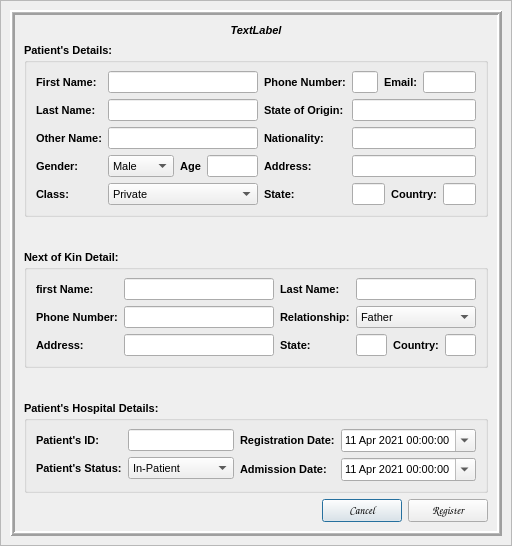
<?xml version="1.0" encoding="UTF-8"?>
<ui version="4.0">
 <class>Register</class>
 <widget class="QDialog" name="Register">
  <property name="geometry">
   <rect>
    <x>0</x>
    <y>0</y>
    <width>512</width>
    <height>546</height>
   </rect>
  </property>
  <property name="windowTitle">
   <string>Registration Form</string>
  </property>
  <layout class="QGridLayout" name="gridLayout">
   <property name="leftMargin">
    <number>0</number>
   </property>
   <property name="topMargin">
    <number>0</number>
   </property>
   <property name="rightMargin">
    <number>0</number>
   </property>
   <property name="bottomMargin">
    <number>0</number>
   </property>
   <property name="spacing">
    <number>0</number>
   </property>
   <item row="0" column="0">
    <widget class="QFrame" name="bgLayer">
     <property name="font">
      <font>
       <pointsize>8</pointsize>
      </font>
     </property>
     <property name="mouseTracking">
      <bool>true</bool>
     </property>
     <property name="tabletTracking">
      <bool>true</bool>
     </property>
     <property name="frameShape">
      <enum>QFrame::StyledPanel</enum>
     </property>
     <property name="frameShadow">
      <enum>QFrame::Raised</enum>
     </property>
     <layout class="QGridLayout" name="gridLayout_2">
      <item row="0" column="0">
       <widget class="QFrame" name="bgframe">
        <property name="font">
         <font>
          <pointsize>8</pointsize>
         </font>
        </property>
        <property name="mouseTracking">
         <bool>true</bool>
        </property>
        <property name="tabletTracking">
         <bool>true</bool>
        </property>
        <property name="frameShape">
         <enum>QFrame::Box</enum>
        </property>
        <property name="frameShadow">
         <enum>QFrame::Raised</enum>
        </property>
        <property name="lineWidth">
         <number>2</number>
        </property>
        <property name="midLineWidth">
         <number>1</number>
        </property>
        <layout class="QVBoxLayout" name="verticalLayout">
         <item>
          <widget class="QLabel" name="pinfo">
           <property name="font">
            <font>
             <pointsize>8</pointsize>
             <weight>75</weight>
             <italic>true</italic>
             <bold>true</bold>
            </font>
           </property>
           <property name="mouseTracking">
            <bool>true</bool>
           </property>
           <property name="tabletTracking">
            <bool>true</bool>
           </property>
           <property name="text">
            <string>TextLabel</string>
           </property>
           <property name="alignment">
            <set>Qt::AlignCenter</set>
           </property>
           <property name="margin">
            <number>0</number>
           </property>
          </widget>
         </item>
         <item>
          <widget class="QGroupBox" name="groupBox">
           <property name="font">
            <font>
             <pointsize>8</pointsize>
             <weight>75</weight>
             <bold>true</bold>
            </font>
           </property>
           <property name="mouseTracking">
            <bool>true</bool>
           </property>
           <property name="tabletTracking">
            <bool>true</bool>
           </property>
           <property name="title">
            <string>Patient's Details:</string>
           </property>
           <layout class="QHBoxLayout" name="horizontalLayout">
            <item>
             <layout class="QFormLayout" name="formLayout">
              <item row="0" column="0">
               <widget class="QLabel" name="label">
                <property name="font">
                 <font>
                  <pointsize>8</pointsize>
                 </font>
                </property>
                <property name="mouseTracking">
                 <bool>true</bool>
                </property>
                <property name="tabletTracking">
                 <bool>true</bool>
                </property>
                <property name="text">
                 <string>First Name:</string>
                </property>
               </widget>
              </item>
              <item row="0" column="1">
               <widget class="QLineEdit" name="fname">
                <property name="sizePolicy">
                 <sizepolicy hsizetype="Expanding" vsizetype="Fixed">
                  <horstretch>1</horstretch>
                  <verstretch>0</verstretch>
                 </sizepolicy>
                </property>
                <property name="minimumSize">
                 <size>
                  <width>150</width>
                  <height>0</height>
                 </size>
                </property>
                <property name="font">
                 <font>
                  <pointsize>8</pointsize>
                  <weight>50</weight>
                  <bold>false</bold>
                 </font>
                </property>
                <property name="mouseTracking">
                 <bool>true</bool>
                </property>
                <property name="tabletTracking">
                 <bool>true</bool>
                </property>
               </widget>
              </item>
              <item row="1" column="0">
               <widget class="QLabel" name="label_3">
                <property name="font">
                 <font>
                  <pointsize>8</pointsize>
                 </font>
                </property>
                <property name="mouseTracking">
                 <bool>true</bool>
                </property>
                <property name="tabletTracking">
                 <bool>true</bool>
                </property>
                <property name="text">
                 <string>Last Name:</string>
                </property>
               </widget>
              </item>
              <item row="2" column="0">
               <widget class="QLabel" name="label_4">
                <property name="font">
                 <font>
                  <pointsize>8</pointsize>
                 </font>
                </property>
                <property name="mouseTracking">
                 <bool>true</bool>
                </property>
                <property name="tabletTracking">
                 <bool>true</bool>
                </property>
                <property name="text">
                 <string>Other Name:</string>
                </property>
               </widget>
              </item>
              <item row="3" column="0">
               <widget class="QLabel" name="label_5">
                <property name="font">
                 <font>
                  <pointsize>8</pointsize>
                 </font>
                </property>
                <property name="mouseTracking">
                 <bool>true</bool>
                </property>
                <property name="tabletTracking">
                 <bool>true</bool>
                </property>
                <property name="text">
                 <string>Gender:</string>
                </property>
               </widget>
              </item>
              <item row="4" column="0">
               <widget class="QLabel" name="label_6">
                <property name="font">
                 <font>
                  <pointsize>8</pointsize>
                 </font>
                </property>
                <property name="mouseTracking">
                 <bool>true</bool>
                </property>
                <property name="tabletTracking">
                 <bool>true</bool>
                </property>
                <property name="text">
                 <string>Class:</string>
                </property>
               </widget>
              </item>
              <item row="1" column="1">
               <widget class="QLineEdit" name="lname">
                <property name="font">
                 <font>
                  <pointsize>8</pointsize>
                  <weight>50</weight>
                  <bold>false</bold>
                 </font>
                </property>
                <property name="mouseTracking">
                 <bool>true</bool>
                </property>
                <property name="tabletTracking">
                 <bool>true</bool>
                </property>
               </widget>
              </item>
              <item row="2" column="1">
               <widget class="QLineEdit" name="oname">
                <property name="font">
                 <font>
                  <pointsize>8</pointsize>
                  <weight>50</weight>
                  <bold>false</bold>
                 </font>
                </property>
                <property name="mouseTracking">
                 <bool>true</bool>
                </property>
                <property name="tabletTracking">
                 <bool>true</bool>
                </property>
               </widget>
              </item>
              <item row="3" column="1">
               <layout class="QHBoxLayout" name="horizontalLayout_4">
                <item>
                 <widget class="QComboBox" name="gender">
                  <property name="font">
                   <font>
                    <pointsize>8</pointsize>
                    <weight>50</weight>
                    <bold>false</bold>
                   </font>
                  </property>
                  <property name="cursor">
                   <cursorShape>PointingHandCursor</cursorShape>
                  </property>
                  <property name="mouseTracking">
                   <bool>true</bool>
                  </property>
                  <property name="tabletTracking">
                   <bool>true</bool>
                  </property>
                  <item>
                   <property name="text">
                    <string>Male</string>
                   </property>
                  </item>
                  <item>
                   <property name="text">
                    <string>Female</string>
                   </property>
                  </item>
                  <item>
                   <property name="text">
                    <string>Other</string>
                   </property>
                  </item>
                 </widget>
                </item>
                <item>
                 <widget class="QLabel" name="label_11">
                  <property name="font">
                   <font>
                    <pointsize>8</pointsize>
                   </font>
                  </property>
                  <property name="mouseTracking">
                   <bool>true</bool>
                  </property>
                  <property name="tabletTracking">
                   <bool>true</bool>
                  </property>
                  <property name="text">
                   <string>Age</string>
                  </property>
                  <property name="alignment">
                   <set>Qt::AlignCenter</set>
                  </property>
                 </widget>
                </item>
                <item>
                 <widget class="QLineEdit" name="age">
                  <property name="sizePolicy">
                   <sizepolicy hsizetype="Preferred" vsizetype="Fixed">
                    <horstretch>0</horstretch>
                    <verstretch>0</verstretch>
                   </sizepolicy>
                  </property>
                  <property name="minimumSize">
                   <size>
                    <width>30</width>
                    <height>0</height>
                   </size>
                  </property>
                  <property name="font">
                   <font>
                    <pointsize>8</pointsize>
                    <weight>50</weight>
                    <bold>false</bold>
                   </font>
                  </property>
                  <property name="mouseTracking">
                   <bool>true</bool>
                  </property>
                  <property name="tabletTracking">
                   <bool>true</bool>
                  </property>
                 </widget>
                </item>
               </layout>
              </item>
              <item row="4" column="1">
               <widget class="QComboBox" name="pclass">
                <property name="font">
                 <font>
                  <pointsize>8</pointsize>
                  <weight>50</weight>
                  <bold>false</bold>
                 </font>
                </property>
                <property name="cursor">
                 <cursorShape>PointingHandCursor</cursorShape>
                </property>
                <property name="mouseTracking">
                 <bool>true</bool>
                </property>
                <property name="tabletTracking">
                 <bool>true</bool>
                </property>
                <item>
                 <property name="text">
                  <string>Private</string>
                 </property>
                </item>
                <item>
                 <property name="text">
                  <string>Company</string>
                 </property>
                </item>
                <item>
                 <property name="text">
                  <string>Family</string>
                 </property>
                </item>
                <item>
                 <property name="text">
                  <string>HMO</string>
                 </property>
                </item>
                <item>
                 <property name="text">
                  <string>Other</string>
                 </property>
                </item>
               </widget>
              </item>
             </layout>
            </item>
            <item>
             <layout class="QFormLayout" name="formLayout_2">
              <item row="0" column="0">
               <widget class="QLabel" name="label_2">
                <property name="font">
                 <font>
                  <pointsize>8</pointsize>
                 </font>
                </property>
                <property name="mouseTracking">
                 <bool>true</bool>
                </property>
                <property name="tabletTracking">
                 <bool>true</bool>
                </property>
                <property name="text">
                 <string>Phone Number:</string>
                </property>
               </widget>
              </item>
              <item row="1" column="0">
               <widget class="QLabel" name="label_7">
                <property name="font">
                 <font>
                  <pointsize>8</pointsize>
                 </font>
                </property>
                <property name="mouseTracking">
                 <bool>true</bool>
                </property>
                <property name="tabletTracking">
                 <bool>true</bool>
                </property>
                <property name="text">
                 <string>State of Origin:</string>
                </property>
               </widget>
              </item>
              <item row="1" column="1">
               <widget class="QLineEdit" name="origin">
                <property name="font">
                 <font>
                  <pointsize>8</pointsize>
                  <weight>50</weight>
                  <bold>false</bold>
                 </font>
                </property>
                <property name="mouseTracking">
                 <bool>true</bool>
                </property>
                <property name="tabletTracking">
                 <bool>true</bool>
                </property>
               </widget>
              </item>
              <item row="3" column="0">
               <widget class="QLabel" name="label_9">
                <property name="font">
                 <font>
                  <pointsize>8</pointsize>
                 </font>
                </property>
                <property name="mouseTracking">
                 <bool>true</bool>
                </property>
                <property name="tabletTracking">
                 <bool>true</bool>
                </property>
                <property name="text">
                 <string>Address:</string>
                </property>
               </widget>
              </item>
              <item row="4" column="0">
               <widget class="QLabel" name="label_10">
                <property name="font">
                 <font>
                  <pointsize>8</pointsize>
                 </font>
                </property>
                <property name="mouseTracking">
                 <bool>true</bool>
                </property>
                <property name="tabletTracking">
                 <bool>true</bool>
                </property>
                <property name="text">
                 <string>State:</string>
                </property>
               </widget>
              </item>
              <item row="2" column="0">
               <widget class="QLabel" name="label_8">
                <property name="font">
                 <font>
                  <pointsize>8</pointsize>
                 </font>
                </property>
                <property name="mouseTracking">
                 <bool>true</bool>
                </property>
                <property name="tabletTracking">
                 <bool>true</bool>
                </property>
                <property name="text">
                 <string>Nationality:</string>
                </property>
               </widget>
              </item>
              <item row="2" column="1">
               <widget class="QLineEdit" name="nationality">
                <property name="font">
                 <font>
                  <pointsize>8</pointsize>
                  <weight>50</weight>
                  <bold>false</bold>
                 </font>
                </property>
                <property name="mouseTracking">
                 <bool>true</bool>
                </property>
                <property name="tabletTracking">
                 <bool>true</bool>
                </property>
               </widget>
              </item>
              <item row="3" column="1">
               <widget class="QLineEdit" name="address">
                <property name="font">
                 <font>
                  <pointsize>8</pointsize>
                  <weight>50</weight>
                  <bold>false</bold>
                 </font>
                </property>
                <property name="mouseTracking">
                 <bool>true</bool>
                </property>
                <property name="tabletTracking">
                 <bool>true</bool>
                </property>
               </widget>
              </item>
              <item row="4" column="1">
               <layout class="QHBoxLayout" name="horizontalLayout_6">
                <item>
                 <widget class="QLineEdit" name="state">
                  <property name="sizePolicy">
                   <sizepolicy hsizetype="Expanding" vsizetype="Fixed">
                    <horstretch>1</horstretch>
                    <verstretch>0</verstretch>
                   </sizepolicy>
                  </property>
                  <property name="font">
                   <font>
                    <pointsize>8</pointsize>
                    <weight>50</weight>
                    <bold>false</bold>
                   </font>
                  </property>
                  <property name="mouseTracking">
                   <bool>true</bool>
                  </property>
                  <property name="tabletTracking">
                   <bool>true</bool>
                  </property>
                 </widget>
                </item>
                <item>
                 <widget class="QLabel" name="label_22">
                  <property name="font">
                   <font>
                    <pointsize>8</pointsize>
                   </font>
                  </property>
                  <property name="text">
                   <string>Country:</string>
                  </property>
                  <property name="alignment">
                   <set>Qt::AlignCenter</set>
                  </property>
                 </widget>
                </item>
                <item>
                 <widget class="QLineEdit" name="country">
                  <property name="sizePolicy">
                   <sizepolicy hsizetype="Expanding" vsizetype="Fixed">
                    <horstretch>1</horstretch>
                    <verstretch>0</verstretch>
                   </sizepolicy>
                  </property>
                  <property name="font">
                   <font>
                    <pointsize>8</pointsize>
                    <weight>50</weight>
                    <bold>false</bold>
                   </font>
                  </property>
                 </widget>
                </item>
               </layout>
              </item>
              <item row="0" column="1">
               <layout class="QHBoxLayout" name="horizontalLayout_8">
                <item>
                 <widget class="QLineEdit" name="phone">
                  <property name="sizePolicy">
                   <sizepolicy hsizetype="Expanding" vsizetype="Fixed">
                    <horstretch>1</horstretch>
                    <verstretch>0</verstretch>
                   </sizepolicy>
                  </property>
                  <property name="font">
                   <font>
                    <pointsize>8</pointsize>
                    <weight>50</weight>
                    <bold>false</bold>
                   </font>
                  </property>
                  <property name="mouseTracking">
                   <bool>true</bool>
                  </property>
                  <property name="tabletTracking">
                   <bool>true</bool>
                  </property>
                 </widget>
                </item>
                <item>
                 <widget class="QLabel" name="label_24">
                  <property name="font">
                   <font>
                    <pointsize>8</pointsize>
                   </font>
                  </property>
                  <property name="text">
                   <string>Email:</string>
                  </property>
                  <property name="alignment">
                   <set>Qt::AlignCenter</set>
                  </property>
                 </widget>
                </item>
                <item>
                 <widget class="QLineEdit" name="email">
                  <property name="sizePolicy">
                   <sizepolicy hsizetype="Expanding" vsizetype="Fixed">
                    <horstretch>2</horstretch>
                    <verstretch>0</verstretch>
                   </sizepolicy>
                  </property>
                  <property name="font">
                   <font>
                    <pointsize>8</pointsize>
                    <weight>50</weight>
                    <bold>false</bold>
                   </font>
                  </property>
                 </widget>
                </item>
               </layout>
              </item>
             </layout>
            </item>
           </layout>
          </widget>
         </item>
         <item>
          <spacer name="verticalSpacer">
           <property name="font">
            <font>
             <pointsize>8</pointsize>
            </font>
           </property>
           <property name="mouseTracking">
            <bool>true</bool>
           </property>
           <property name="tabletTracking">
            <bool>true</bool>
           </property>
           <property name="orientation">
            <enum>Qt::Vertical</enum>
           </property>
           <property name="sizeHint" stdset="0">
            <size>
             <width>20</width>
             <height>68</height>
            </size>
           </property>
          </spacer>
         </item>
         <item>
          <widget class="QGroupBox" name="groupBox_2">
           <property name="sizePolicy">
            <sizepolicy hsizetype="Preferred" vsizetype="Expanding">
             <horstretch>0</horstretch>
             <verstretch>0</verstretch>
            </sizepolicy>
           </property>
           <property name="font">
            <font>
             <pointsize>8</pointsize>
             <weight>75</weight>
             <bold>true</bold>
            </font>
           </property>
           <property name="mouseTracking">
            <bool>true</bool>
           </property>
           <property name="tabletTracking">
            <bool>true</bool>
           </property>
           <property name="title">
            <string>Next of Kin Detail:</string>
           </property>
           <layout class="QHBoxLayout" name="horizontalLayout_2">
            <item>
             <layout class="QFormLayout" name="formLayout_3">
              <item row="0" column="0">
               <widget class="QLabel" name="label_12">
                <property name="font">
                 <font>
                  <pointsize>8</pointsize>
                 </font>
                </property>
                <property name="mouseTracking">
                 <bool>true</bool>
                </property>
                <property name="tabletTracking">
                 <bool>true</bool>
                </property>
                <property name="text">
                 <string>first Name:</string>
                </property>
               </widget>
              </item>
              <item row="1" column="0">
               <widget class="QLabel" name="label_14">
                <property name="font">
                 <font>
                  <pointsize>8</pointsize>
                 </font>
                </property>
                <property name="mouseTracking">
                 <bool>true</bool>
                </property>
                <property name="tabletTracking">
                 <bool>true</bool>
                </property>
                <property name="text">
                 <string>Phone Number:</string>
                </property>
               </widget>
              </item>
              <item row="2" column="0">
               <widget class="QLabel" name="label_20">
                <property name="font">
                 <font>
                  <pointsize>8</pointsize>
                 </font>
                </property>
                <property name="mouseTracking">
                 <bool>true</bool>
                </property>
                <property name="tabletTracking">
                 <bool>true</bool>
                </property>
                <property name="text">
                 <string>Address:</string>
                </property>
               </widget>
              </item>
              <item row="0" column="1">
               <widget class="QLineEdit" name="kfname">
                <property name="sizePolicy">
                 <sizepolicy hsizetype="Expanding" vsizetype="Fixed">
                  <horstretch>1</horstretch>
                  <verstretch>0</verstretch>
                 </sizepolicy>
                </property>
                <property name="minimumSize">
                 <size>
                  <width>150</width>
                  <height>0</height>
                 </size>
                </property>
                <property name="font">
                 <font>
                  <pointsize>8</pointsize>
                  <weight>50</weight>
                  <bold>false</bold>
                 </font>
                </property>
                <property name="mouseTracking">
                 <bool>true</bool>
                </property>
                <property name="tabletTracking">
                 <bool>true</bool>
                </property>
               </widget>
              </item>
              <item row="1" column="1">
               <widget class="QLineEdit" name="kphone">
                <property name="font">
                 <font>
                  <pointsize>8</pointsize>
                  <weight>50</weight>
                  <bold>false</bold>
                 </font>
                </property>
                <property name="mouseTracking">
                 <bool>true</bool>
                </property>
                <property name="tabletTracking">
                 <bool>true</bool>
                </property>
               </widget>
              </item>
              <item row="2" column="1">
               <widget class="QLineEdit" name="kaddress">
                <property name="font">
                 <font>
                  <pointsize>8</pointsize>
                  <weight>50</weight>
                  <bold>false</bold>
                 </font>
                </property>
                <property name="mouseTracking">
                 <bool>true</bool>
                </property>
                <property name="tabletTracking">
                 <bool>true</bool>
                </property>
               </widget>
              </item>
             </layout>
            </item>
            <item>
             <layout class="QFormLayout" name="formLayout_4">
              <item row="0" column="0">
               <widget class="QLabel" name="label_13">
                <property name="font">
                 <font>
                  <pointsize>8</pointsize>
                 </font>
                </property>
                <property name="mouseTracking">
                 <bool>true</bool>
                </property>
                <property name="tabletTracking">
                 <bool>true</bool>
                </property>
                <property name="text">
                 <string>Last Name:</string>
                </property>
               </widget>
              </item>
              <item row="1" column="0">
               <widget class="QLabel" name="label_15">
                <property name="font">
                 <font>
                  <pointsize>8</pointsize>
                 </font>
                </property>
                <property name="mouseTracking">
                 <bool>true</bool>
                </property>
                <property name="tabletTracking">
                 <bool>true</bool>
                </property>
                <property name="text">
                 <string>Relationship:</string>
                </property>
               </widget>
              </item>
              <item row="2" column="0">
               <widget class="QLabel" name="label_21">
                <property name="font">
                 <font>
                  <pointsize>8</pointsize>
                 </font>
                </property>
                <property name="mouseTracking">
                 <bool>true</bool>
                </property>
                <property name="tabletTracking">
                 <bool>true</bool>
                </property>
                <property name="text">
                 <string>State:</string>
                </property>
               </widget>
              </item>
              <item row="0" column="1">
               <widget class="QLineEdit" name="klname">
                <property name="sizePolicy">
                 <sizepolicy hsizetype="Expanding" vsizetype="Fixed">
                  <horstretch>1</horstretch>
                  <verstretch>0</verstretch>
                 </sizepolicy>
                </property>
                <property name="minimumSize">
                 <size>
                  <width>100</width>
                  <height>0</height>
                 </size>
                </property>
                <property name="font">
                 <font>
                  <pointsize>8</pointsize>
                  <weight>50</weight>
                  <bold>false</bold>
                 </font>
                </property>
                <property name="mouseTracking">
                 <bool>true</bool>
                </property>
                <property name="tabletTracking">
                 <bool>true</bool>
                </property>
               </widget>
              </item>
              <item row="1" column="1">
               <widget class="QComboBox" name="krelationship">
                <property name="font">
                 <font>
                  <pointsize>8</pointsize>
                  <weight>50</weight>
                  <bold>false</bold>
                 </font>
                </property>
                <property name="cursor">
                 <cursorShape>PointingHandCursor</cursorShape>
                </property>
                <property name="mouseTracking">
                 <bool>true</bool>
                </property>
                <property name="tabletTracking">
                 <bool>true</bool>
                </property>
                <item>
                 <property name="text">
                  <string>Father</string>
                 </property>
                </item>
                <item>
                 <property name="text">
                  <string>Mother</string>
                 </property>
                </item>
                <item>
                 <property name="text">
                  <string>Uncle</string>
                 </property>
                </item>
                <item>
                 <property name="text">
                  <string>Aunt</string>
                 </property>
                </item>
                <item>
                 <property name="text">
                  <string>Son</string>
                 </property>
                </item>
                <item>
                 <property name="text">
                  <string>Daughter</string>
                 </property>
                </item>
                <item>
                 <property name="text">
                  <string>Brother</string>
                 </property>
                </item>
                <item>
                 <property name="text">
                  <string>Sister</string>
                 </property>
                </item>
                <item>
                 <property name="text">
                  <string>Cousin</string>
                 </property>
                </item>
                <item>
                 <property name="text">
                  <string>Relation</string>
                 </property>
                </item>
                <item>
                 <property name="text">
                  <string>Friend</string>
                 </property>
                </item>
                <item>
                 <property name="text">
                  <string>Husband</string>
                 </property>
                </item>
                <item>
                 <property name="text">
                  <string>Wife</string>
                 </property>
                </item>
                <item>
                 <property name="text">
                  <string>Fiance</string>
                 </property>
                </item>
               </widget>
              </item>
              <item row="2" column="1">
               <layout class="QHBoxLayout" name="horizontalLayout_7">
                <item>
                 <widget class="QLineEdit" name="kstate">
                  <property name="sizePolicy">
                   <sizepolicy hsizetype="Expanding" vsizetype="Fixed">
                    <horstretch>1</horstretch>
                    <verstretch>0</verstretch>
                   </sizepolicy>
                  </property>
                  <property name="font">
                   <font>
                    <pointsize>8</pointsize>
                    <weight>50</weight>
                    <bold>false</bold>
                   </font>
                  </property>
                  <property name="mouseTracking">
                   <bool>true</bool>
                  </property>
                  <property name="tabletTracking">
                   <bool>true</bool>
                  </property>
                 </widget>
                </item>
                <item>
                 <widget class="QLabel" name="label_23">
                  <property name="font">
                   <font>
                    <pointsize>8</pointsize>
                   </font>
                  </property>
                  <property name="text">
                   <string>Country:</string>
                  </property>
                  <property name="alignment">
                   <set>Qt::AlignCenter</set>
                  </property>
                 </widget>
                </item>
                <item>
                 <widget class="QLineEdit" name="kcountry">
                  <property name="sizePolicy">
                   <sizepolicy hsizetype="Expanding" vsizetype="Fixed">
                    <horstretch>1</horstretch>
                    <verstretch>0</verstretch>
                   </sizepolicy>
                  </property>
                  <property name="font">
                   <font>
                    <pointsize>8</pointsize>
                    <weight>50</weight>
                    <bold>false</bold>
                   </font>
                  </property>
                 </widget>
                </item>
               </layout>
              </item>
             </layout>
            </item>
           </layout>
          </widget>
         </item>
         <item>
          <spacer name="verticalSpacer_2">
           <property name="font">
            <font>
             <pointsize>8</pointsize>
            </font>
           </property>
           <property name="mouseTracking">
            <bool>true</bool>
           </property>
           <property name="tabletTracking">
            <bool>true</bool>
           </property>
           <property name="orientation">
            <enum>Qt::Vertical</enum>
           </property>
           <property name="sizeHint" stdset="0">
            <size>
             <width>20</width>
             <height>68</height>
            </size>
           </property>
          </spacer>
         </item>
         <item>
          <widget class="QGroupBox" name="groupBox_3">
           <property name="font">
            <font>
             <pointsize>8</pointsize>
             <weight>75</weight>
             <bold>true</bold>
            </font>
           </property>
           <property name="mouseTracking">
            <bool>true</bool>
           </property>
           <property name="tabletTracking">
            <bool>true</bool>
           </property>
           <property name="title">
            <string>Patient's Hospital Details:</string>
           </property>
           <layout class="QHBoxLayout" name="horizontalLayout_3">
            <item>
             <layout class="QFormLayout" name="formLayout_5">
              <item row="0" column="0">
               <widget class="QLabel" name="label_16">
                <property name="font">
                 <font>
                  <pointsize>8</pointsize>
                 </font>
                </property>
                <property name="mouseTracking">
                 <bool>true</bool>
                </property>
                <property name="tabletTracking">
                 <bool>true</bool>
                </property>
                <property name="text">
                 <string>Patient's ID:</string>
                </property>
               </widget>
              </item>
              <item row="1" column="0">
               <widget class="QLabel" name="label_18">
                <property name="font">
                 <font>
                  <pointsize>8</pointsize>
                 </font>
                </property>
                <property name="mouseTracking">
                 <bool>true</bool>
                </property>
                <property name="tabletTracking">
                 <bool>true</bool>
                </property>
                <property name="text">
                 <string>Patient's Status:</string>
                </property>
               </widget>
              </item>
              <item row="0" column="1">
               <widget class="QLineEdit" name="patientID">
                <property name="font">
                 <font>
                  <pointsize>8</pointsize>
                  <weight>50</weight>
                  <bold>false</bold>
                 </font>
                </property>
                <property name="mouseTracking">
                 <bool>true</bool>
                </property>
                <property name="tabletTracking">
                 <bool>true</bool>
                </property>
               </widget>
              </item>
              <item row="1" column="1">
               <widget class="QComboBox" name="status">
                <property name="font">
                 <font>
                  <pointsize>8</pointsize>
                  <weight>50</weight>
                  <bold>false</bold>
                 </font>
                </property>
                <property name="cursor">
                 <cursorShape>PointingHandCursor</cursorShape>
                </property>
                <item>
                 <property name="text">
                  <string>In-Patient</string>
                 </property>
                </item>
                <item>
                 <property name="text">
                  <string>Out-Patient</string>
                 </property>
                </item>
                <item>
                 <property name="text">
                  <string>Discharged</string>
                 </property>
                </item>
               </widget>
              </item>
             </layout>
            </item>
            <item>
             <layout class="QFormLayout" name="formLayout_6">
              <item row="0" column="0">
               <widget class="QLabel" name="label_17">
                <property name="font">
                 <font>
                  <pointsize>8</pointsize>
                 </font>
                </property>
                <property name="mouseTracking">
                 <bool>true</bool>
                </property>
                <property name="tabletTracking">
                 <bool>true</bool>
                </property>
                <property name="text">
                 <string>Registration Date:</string>
                </property>
               </widget>
              </item>
              <item row="1" column="0">
               <widget class="QLabel" name="label_19">
                <property name="font">
                 <font>
                  <pointsize>8</pointsize>
                 </font>
                </property>
                <property name="mouseTracking">
                 <bool>true</bool>
                </property>
                <property name="tabletTracking">
                 <bool>true</bool>
                </property>
                <property name="text">
                 <string>Admission Date:</string>
                </property>
               </widget>
              </item>
              <item row="0" column="1">
               <widget class="QDateTimeEdit" name="regDate">
                <property name="font">
                 <font>
                  <pointsize>8</pointsize>
                  <weight>50</weight>
                  <bold>false</bold>
                 </font>
                </property>
                <property name="cursor">
                 <cursorShape>PointingHandCursor</cursorShape>
                </property>
                <property name="mouseTracking">
                 <bool>true</bool>
                </property>
                <property name="tabletTracking">
                 <bool>true</bool>
                </property>
                <property name="wrapping">
                 <bool>true</bool>
                </property>
                <property name="buttonSymbols">
                 <enum>QAbstractSpinBox::PlusMinus</enum>
                </property>
                <property name="dateTime">
                 <datetime>
                  <hour>0</hour>
                  <minute>0</minute>
                  <second>0</second>
                  <year>2021</year>
                  <month>4</month>
                  <day>11</day>
                 </datetime>
                </property>
                <property name="calendarPopup">
                 <bool>true</bool>
                </property>
               </widget>
              </item>
              <item row="1" column="1">
               <widget class="QDateTimeEdit" name="admissionDate">
                <property name="font">
                 <font>
                  <pointsize>8</pointsize>
                  <weight>50</weight>
                  <bold>false</bold>
                 </font>
                </property>
                <property name="cursor">
                 <cursorShape>PointingHandCursor</cursorShape>
                </property>
                <property name="mouseTracking">
                 <bool>true</bool>
                </property>
                <property name="tabletTracking">
                 <bool>true</bool>
                </property>
                <property name="wrapping">
                 <bool>true</bool>
                </property>
                <property name="buttonSymbols">
                 <enum>QAbstractSpinBox::PlusMinus</enum>
                </property>
                <property name="dateTime">
                 <datetime>
                  <hour>0</hour>
                  <minute>0</minute>
                  <second>0</second>
                  <year>2021</year>
                  <month>4</month>
                  <day>11</day>
                 </datetime>
                </property>
                <property name="calendarPopup">
                 <bool>true</bool>
                </property>
               </widget>
              </item>
             </layout>
            </item>
           </layout>
          </widget>
         </item>
         <item>
          <layout class="QHBoxLayout" name="horizontalLayout_5">
           <item>
            <spacer name="horizontalSpacer">
             <property name="font">
              <font>
               <pointsize>8</pointsize>
              </font>
             </property>
             <property name="mouseTracking">
              <bool>true</bool>
             </property>
             <property name="tabletTracking">
              <bool>true</bool>
             </property>
             <property name="orientation">
              <enum>Qt::Horizontal</enum>
             </property>
             <property name="sizeHint" stdset="0">
              <size>
               <width>40</width>
               <height>20</height>
              </size>
             </property>
            </spacer>
           </item>
           <item>
            <widget class="QPushButton" name="cancelBtn">
             <property name="font">
              <font>
               <family>Comic Sans MS</family>
               <pointsize>8</pointsize>
              </font>
             </property>
             <property name="cursor">
              <cursorShape>PointingHandCursor</cursorShape>
             </property>
             <property name="mouseTracking">
              <bool>true</bool>
             </property>
             <property name="tabletTracking">
              <bool>true</bool>
             </property>
             <property name="toolTip">
              <string>&lt;html&gt;&lt;head/&gt;&lt;body&gt;&lt;p&gt;Click to cancel registration&lt;/p&gt;&lt;/body&gt;&lt;/html&gt;</string>
             </property>
             <property name="text">
              <string>Cancel</string>
             </property>
            </widget>
           </item>
           <item>
            <widget class="QPushButton" name="regBtn">
             <property name="font">
              <font>
               <family>Comic Sans MS</family>
               <pointsize>8</pointsize>
              </font>
             </property>
             <property name="cursor">
              <cursorShape>PointingHandCursor</cursorShape>
             </property>
             <property name="mouseTracking">
              <bool>true</bool>
             </property>
             <property name="tabletTracking">
              <bool>true</bool>
             </property>
             <property name="toolTip">
              <string>&lt;html&gt;&lt;head/&gt;&lt;body&gt;&lt;p&gt;Click to Register&lt;/p&gt;&lt;/body&gt;&lt;/html&gt;</string>
             </property>
             <property name="text">
              <string>Register</string>
             </property>
            </widget>
           </item>
          </layout>
         </item>
        </layout>
       </widget>
      </item>
     </layout>
    </widget>
   </item>
  </layout>
 </widget>
 <resources/>
 <connections/>
</ui>
